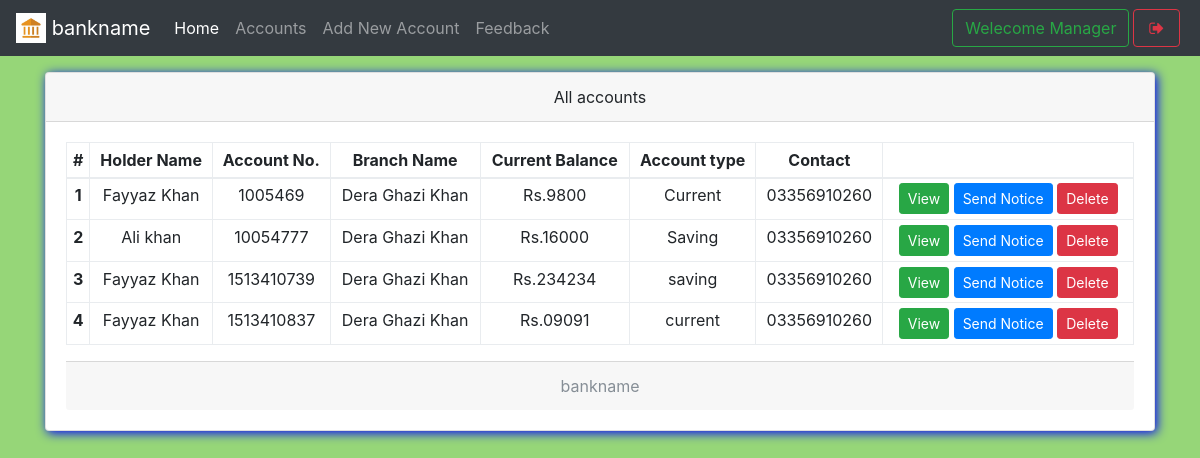
The page /mindex.php (signed in) on the database its author committed.
### tables this page shows
CREATE TABLE `useraccounts` (
  `id` int(11) NOT NULL,
  `email` text NOT NULL,
  `password` text NOT NULL,
  `name` varchar(111) NOT NULL,
  `balance` varchar(111) NOT NULL,
  `cnic` varchar(111) NOT NULL,
  `number` varchar(111) NOT NULL,
  `city` varchar(111) NOT NULL,
  `address` varchar(111) NOT NULL,
  `source` varchar(111) NOT NULL,
  `accountNo` varchar(111) NOT NULL,
  `branch` varchar(111) NOT NULL,
  `accountType` varchar(111) NOT NULL,
  `date` timestamp NOT NULL DEFAULT CURRENT_TIMESTAMP
);

CREATE TABLE `branch` (
  `branchId` int(11) NOT NULL,
  `branchNo` varchar(111) NOT NULL,
  `branchName` varchar(111) NOT NULL
);

### mindex.php (the view, shortened to what this page needs)
<!DOCTYPE html>
<html>
<head>
  <?php require 'assets/autoloader.php'; ?>
  <?php require 'assets/function.php'; ?>
</head>
<body style="background:#96D678;background-size: 100%">
<nav class="navbar navbar-expand-lg navbar-dark bg-dark fixed-top">
 <a class="navbar-brand" href="#">
    <img src="images/logo.png" width="30" height="30" class="d-inline-block align-top" alt="">
   <?php echo bankname; ?>
  </a>
  <div class="collapse navbar-collapse" id="navbarSupportedContent">
    <ul class="navbar-nav mr-auto">
      <li class="nav-item ">
        <a class="nav-link active" href="mindex.php">Home <span class="sr-only">(current)</span></a>
      </li>
      <li class="nav-item ">  <a class="nav-link" href="maccounts.php">Accounts</a></li>
      <li class="nav-item ">  <a class="nav-link" href="maddnew.php">Add New Account</a></li>
      <li class="nav-item ">  <a class="nav-link" href="mfeedback.php">Feedback</a></li>
    </ul>
    <?php include 'msideButton.php'; ?>
  </div>
</nav><br><br><br>
<div class="container">
<div class="card w-100 text-center shadowBlue">
  <div class="card-header">
    All accounts
  </div>
  <div class="card-body">
   <table class="table table-bordered table-sm">
  <thead>
    <tr>
      <th scope="col">#</th>
      <th scope="col">Holder Name</th>
      <th scope="col">Account No.</th>
      <th scope="col">Branch Name</th>
      <th scope="col">Current Balance</th>
      <th scope="col">Account type</th>
      <th scope="col">Contact</th>
      <th scope="col"></th>
    </tr>
  </thead>
  <tbody>
    <?php
      $i=0;
      $array = $con->query("select * from useraccounts,branch where useraccounts.branch = branch.branchId");
      if ($array->num_rows > 0)
      {
        while ($row = $array->fetch_assoc())
        {$i++;
    ?>
      <tr>
        <th scope="row"><?php echo $i ?></th>
        <td><?php echo $row['name'] ?></td>
        <td><?php echo $row['accountNo'] ?></td>
        <td><?php echo $row['branchName'] ?></td>
        <td>Rs.<?php echo $row['balance'] ?></td>
        <td><?php echo $row['accountType'] ?></td>
        <td><?php echo $row['number'] ?></td>
        <td>
          <a href="show.php?id=<?php echo $row['id'] ?>" class='btn btn-success btn-sm' data-toggle='tooltip' title="View More info">View</a>
          <a href="mnotice.php?id=<?php echo $row['id'] ?>" class='btn btn-primary btn-sm' data-toggle='tooltip' title="Send notice to this">Send Notice</a>
          <a href="mindex.php?delete=<?php echo $row['id'] ?>" class='btn btn-danger btn-sm' data-toggle='tooltip' title="Delete this account">Delete</a>
        </td>
      </tr>
    <?php
        }
      }
     ?>
  </tbody>
</table>
  <div class="card-footer text-muted">
    <?php echo bankname; ?>
  </div>
</div>
</body>
</html>

### css/custom.css (style rules this page uses)
.shadowBlue { box-shadow: 2px 2px 11px blue }

### rows shown on the page
useraccounts: name "Fayyaz Khan", accountNo "1005469", branch.branchName "Dera Ghazi Khan", balance "9800", accountType "Current", number "03356910260"
useraccounts: name "Ali khan", accountNo "10054777", branch.branchName "Dera Ghazi Khan", balance "16000", accountType "Saving", number "03356910260"
useraccounts: name "Fayyaz Khan", accountNo "1513410739", branch.branchName "Dera Ghazi Khan", balance "234234", accountType "saving", number "03356910260"
useraccounts: name "Fayyaz Khan", accountNo "1513410837", branch.branchName "Dera Ghazi Khan", balance "09091", accountType "current", number "03356910260"

### other values the page prints
bankname "bankname"
